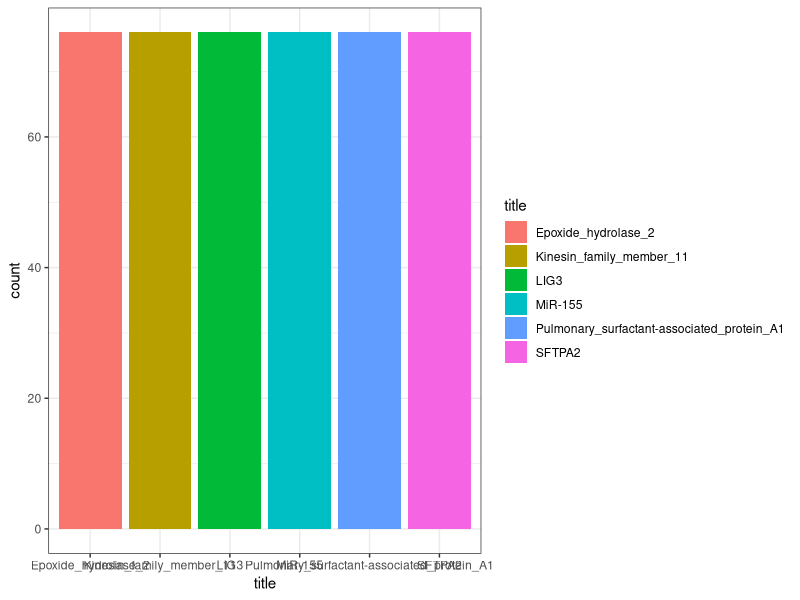
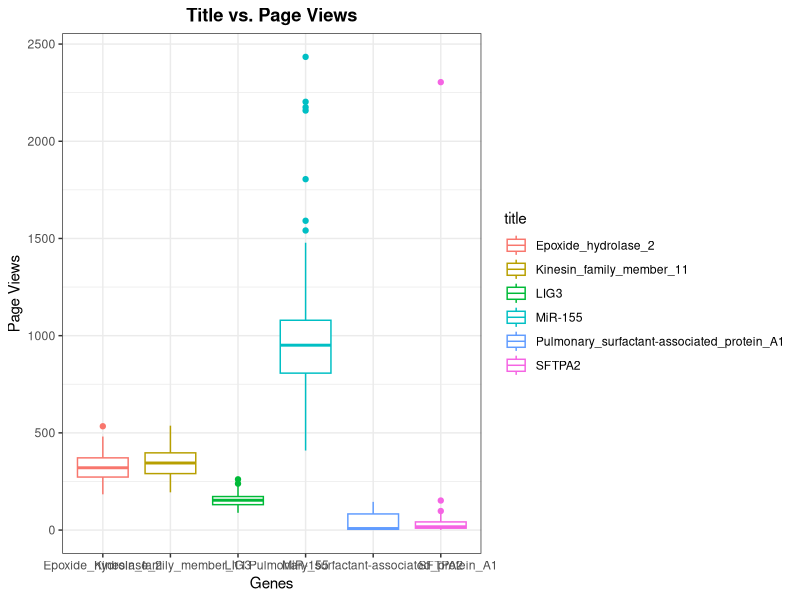
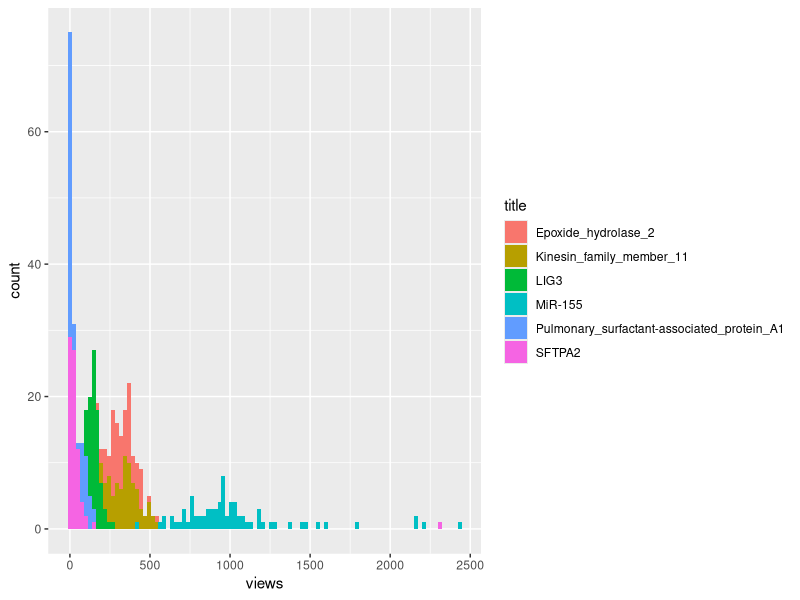
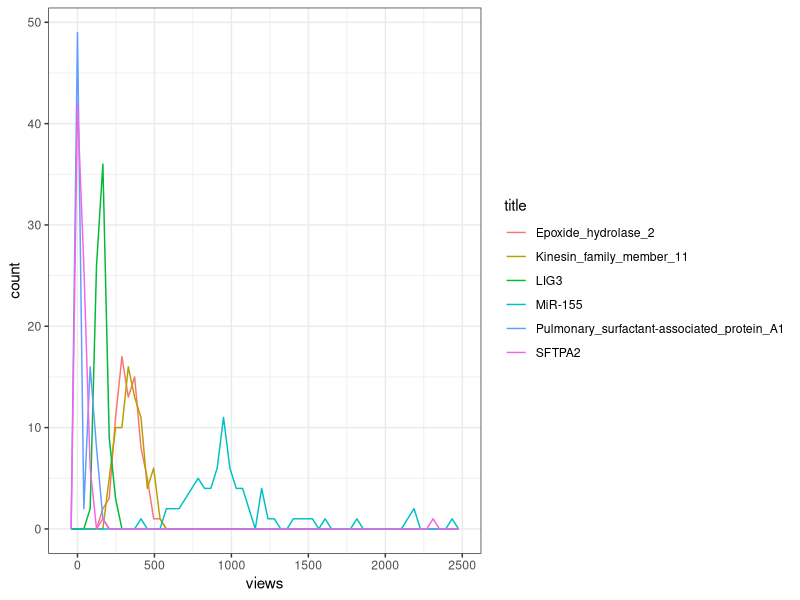
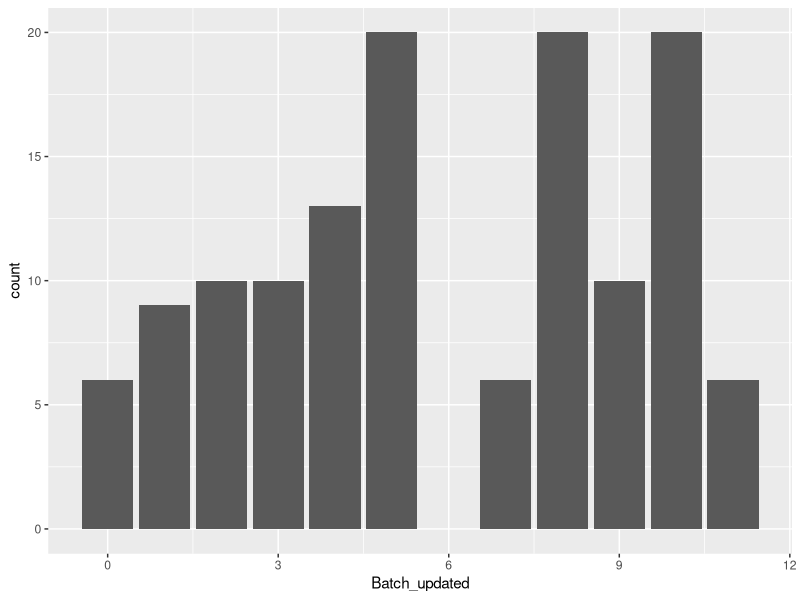
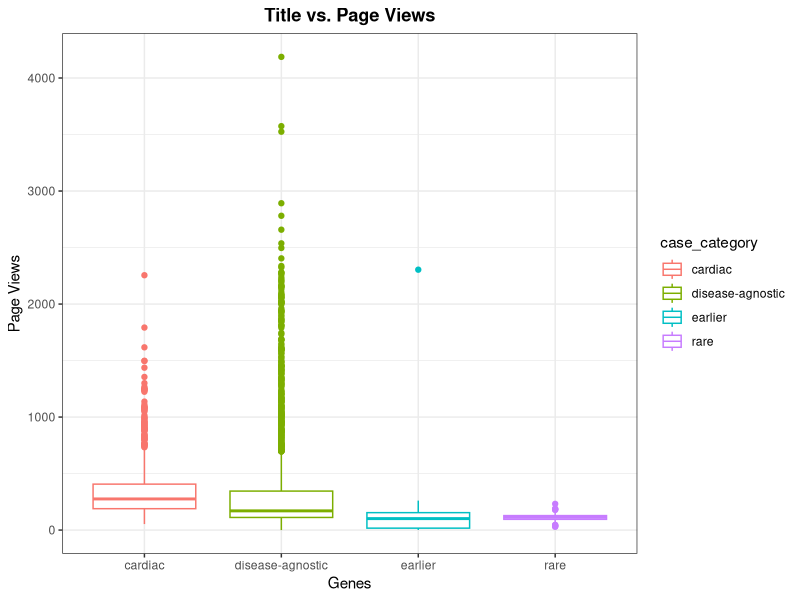
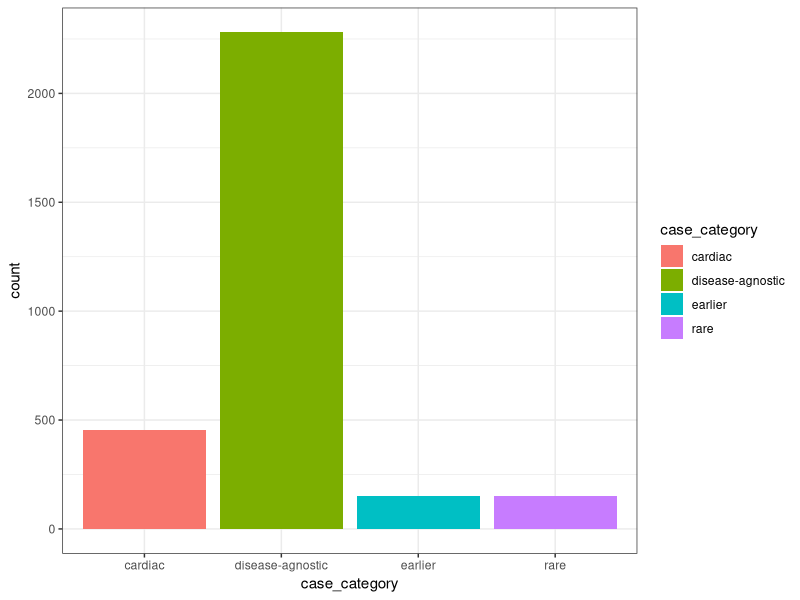

Recreate these plots in R, in order.
## ---- chunk 1
getwd()
library(dplyr)
library(ggplot2)
## ---- chunk 2
data <- read.table(file = "results/gene_wiki_views.tsv", 
                      sep = "\t", header=TRUE)
data <- data %>% select(-X)
#View(data)
## ---- chunk 3
data$title <- as.factor(data$title)
#summary(as.factor(data$title))
length(unique(data$title))
class(data$title)
## ---- chunk 4
selected_data <- data[1:456,]
ggplot(selected_data, aes(x=title, fill=title))+geom_bar()+theme_bw()
## ---- chunk 5

ggplot(selected_data, aes(x=title, y= views, col=title))+geom_boxplot()+theme_bw()+labs(title= "Title vs. Page Views", x= "Genes" , y="Page Views")+theme(plot.title = element_text(hjust = 0.5, face="bold"))
## ---- chunk 6
ggplot(selected_data, aes(x=views, fill=title))+geom_histogram(bins=100)
## ---- chunk 7
ggplot(selected_data, aes(x=views, col=title))+geom_freqpoly(bins=60)+theme_bw()
## ---- chunk 8
library(data.table)
genewikireview <-as.data.frame(fread("data/GeneWikiReviewlist.tsv"))
head(genewikireview)

## ---- chunk 9
genewikireview_data <- genewikireview
genewikireview_data$Batch_upd <- genewikireview_data$Batch
#View(genewikireview_data)
length(factor(genewikireview_data$GW_title))
#unique(genewikireview_data$GW_title)
## ---- chunk 10
#changes to be made as per Ginger
#The first column is the batch info-- the first 5 existed before I joined the project, so you can consider those batch 0
#first 6 confirm?
#Row 96 It's Dr. Peipei Ping, so it must be a cardiac gene-- batch 5
#For row 108, it was officially part of Batch 9, but this guy is also in Peipei's lab so we can count it as batch 5
genewikireview_data$Batch_upd[1:6] <- 0
genewikireview_data$Batch_upd[96] <- 5
genewikireview_data$Batch_upd[107] <- 5
#intersect(data$title, genewikireview_data$GW_title)
## ---- chunk 11
genewikireview_data$Batch_updated <- stringr::str_replace(genewikireview_data$Batch_upd, '\\*', '')
genewikireview_data$Batch_updated <- as.numeric(genewikireview_data$Batch_updated)
View(genewikireview_data)
ggplot(genewikireview_data, aes(x=Batch_updated, fill=Batch_updated))+geom_bar()
## ---- chunk 12
table(is.na(genewikireview_data$Batch_updated))
## ---- chunk 13
unique(genewikireview_data$Batch_updated)
unique(genewikireview_data$Batch_upd)
#aggregate Genes from the Cardiac Gene Wiki Series (batches 4,5) vs disease-agnostic (batch 1-3,6,8,9), vs rare disease series (batch 7, 10) vs alzheimer disease (batch 11)
## ---- chunk 14
library(dplyr)
genewikireview_data %>%
  mutate(Gene_Series = case_when(
    Batch_updated <1 ~ "earlier",
    #Batch_upd == c(4,5,4*,5*)  ~ "cardiac-gene",
    #Batch_upd == c(1,1*,2,2*,3,3*,8,8*,9) ~ "disease-agnostic",
    #Batch_upd == c(7,10) ~ "rare-disease",
    #Batch_upd == 11 ~ "alzheimer-disease"
    ))
## ---- chunk 15
colnames(genewikireview_data)[5] <- "title"
## ---- chunk 16
colnames(genewikireview_data)

## ---- chunk 17
#aggregate Genes from the Cardiac Gene Wiki Series (batches 4,5) vs disease-agnostic (batch 1-3,6,8,9), vs rare disease series (batch 7, 10) vs alzheimer disease (batch 11)
# using Switch statement in R
## ---- chunk 18
temp <- genewikireview_data %>% dplyr::mutate(case_category = case_when(Batch_updated < 1 ~ "earlier",
                                                             Batch_updated == 1 ~ "disease-agnostic",
                                                             Batch_updated == 2 ~ "disease-agnostic",
                                                             Batch_updated == 3 ~ "disease-agnostic",
                                                             Batch_updated == 8 ~ "disease-agnostic",
                                                             Batch_updated == 9 ~ "disease-agnostic",
                                                             Batch_updated == 4 ~ "cardiac",
                                                             Batch_updated == 5 ~ "cardiac",
                                                             Batch_updated == 7 ~ "rare",
                                                             Batch_updated == 10 ~ "rare",
                                                             Batch_updated == 11 ~ "AD",
                                                             TRUE ~ "Low",))
View(temp)
## ---- chunk 19
temp2 <- (left_join(data, temp, by= "title"))
## ---- chunk 20
unique(temp2$Batch_updated)
## ---- chunk 21
library(dplyr)
temp3 <- temp2[complete.cases(temp2$case_category),]
#View(temp3)
ggplot(temp3, aes(x=case_category, y= views, col=case_category))+geom_boxplot()+theme_bw()+labs(title= "Title vs. Page Views", x= "Genes" , y="Page Views")+theme(plot.title = element_text(hjust = 0.5, face="bold"))
## ---- chunk 22
table(is.na(temp2$case_category))
## ---- chunk 23
ggplot(temp3, aes(x=case_category, fill=case_category))+geom_bar()+theme_bw()
